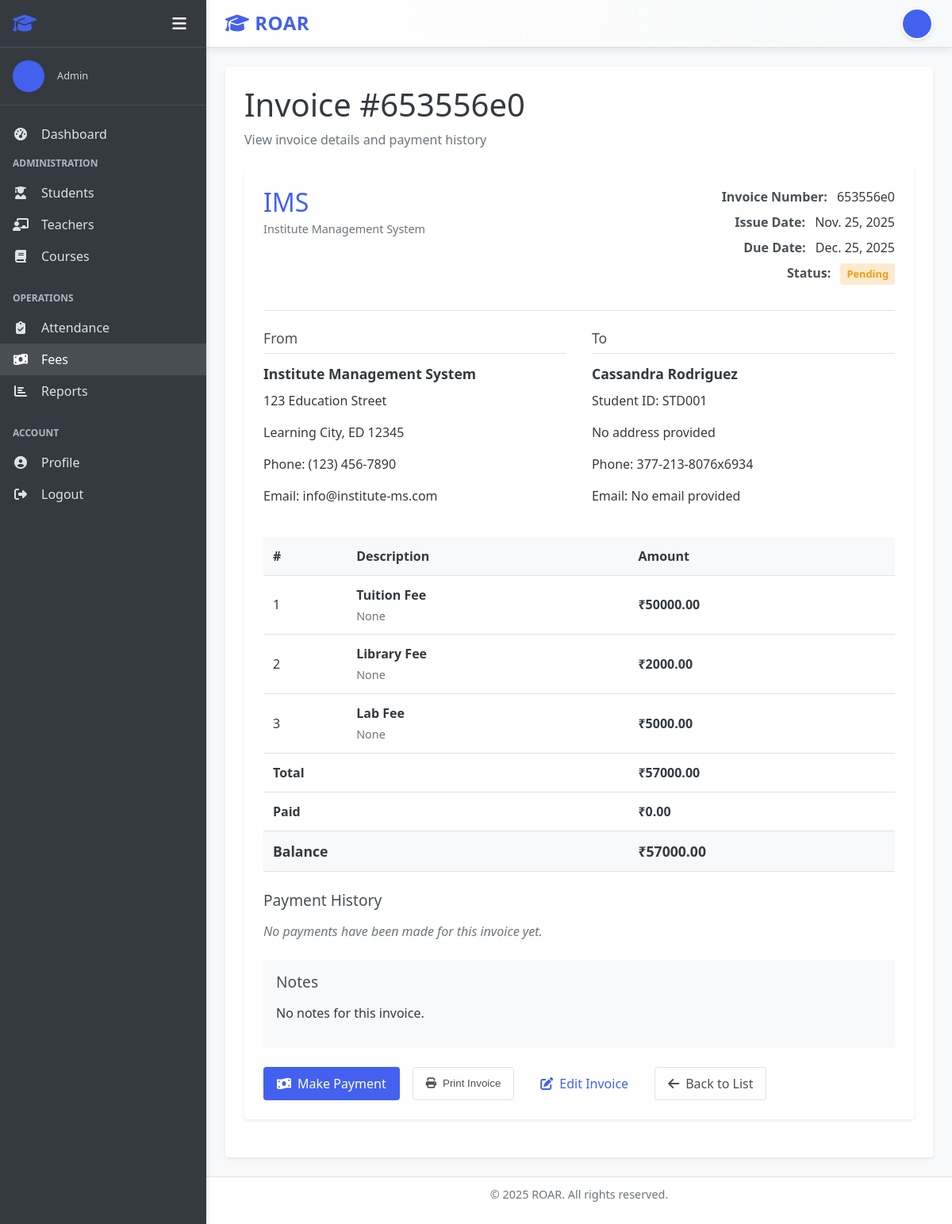
The page /fees/invoices/1/ (signed in) on the database its author committed.
### accounts/models.py (models this page shows, shortened)
class User(AbstractUser):
    USER_TYPE_CHOICES = (
        ('admin', 'Admin'),
        ('teacher', 'Teacher'),
        ('student', 'Student'),
    )
    user_type = models.CharField(max_length=10, choices=USER_TYPE_CHOICES, default='student')
    profile_pic = models.ImageField(upload_to='profile_pics/', null=True, blank=True)
    address = models.TextField(null=True, blank=True)
    mobile = models.CharField(max_length=15, null=True, blank=True)
    @property
    def is_admin(self):
        return self.user_type == 'admin'
    @property
    def is_teacher(self):
        return self.user_type == 'teacher'
    @property
    def is_student(self):
        return self.user_type == 'student'

### fees/models.py (models this page shows, shortened)
class FeeInvoice(models.Model):
    STATUS_CHOICES = (
        ('pending', 'Pending'),
        ('paid', 'Paid'),
        ('overdue', 'Overdue'),
        ('cancelled', 'Cancelled'),
    )
    invoice_number = models.CharField(max_length=20, unique=True, default=uuid.uuid4)
    student = models.ForeignKey(Student, on_delete=models.CASCADE, related_name='fee_invoices')
    total_amount = models.DecimalField(max_digits=10, decimal_places=2)
    paid_amount = models.DecimalField(max_digits=10, decimal_places=2, default=0)
    status = models.CharField(max_length=10, choices=STATUS_CHOICES, default='pending')
    due_date = models.DateField()
    issue_date = models.DateField(auto_now_add=True)
    notes = models.TextField(blank=True, null=True)
    @property
    def balance(self):
        return self.total_amount - self.paid_amount
    class Meta:
        ordering = ['-issue_date']

class FeeInvoiceItem(models.Model):
    invoice = models.ForeignKey(FeeInvoice, on_delete=models.CASCADE, related_name='items')
    category = models.ForeignKey(FeeCategory, on_delete=models.CASCADE)
    amount = models.DecimalField(max_digits=10, decimal_places=2)
    description = models.CharField(max_length=255, blank=True, null=True)

class FeeCategory(models.Model):
    name = models.CharField(max_length=100)
    description = models.TextField(blank=True, null=True)
    amount = models.DecimalField(max_digits=10, decimal_places=2)
    is_recurring = models.BooleanField(default=True, help_text='Whether this fee is charged regularly')
    class Meta:
        verbose_name_plural = 'Fee Categories'

### students/models.py (models this page shows, shortened)
class Student(models.Model):
    user = models.OneToOneField(User, on_delete=models.CASCADE, related_name='student_profile')
    student_id = models.CharField(max_length=20, unique=True)
    date_of_birth = models.DateField(null=True, blank=True)
    gender = models.CharField(max_length=10, choices=(('male', 'Male'), ('female', 'Female'), ('other', 'Other')))
    parent_name = models.CharField(max_length=100, null=True, blank=True)
    parent_mobile = models.CharField(max_length=15, null=True, blank=True)
    admission_date = models.DateField(auto_now_add=True)
    class Meta:
        ordering = ['user__first_name', 'user__last_name']

### fees/views.py (the view)
# urls.py: path('invoices/<int:pk>/', views.FeeInvoiceDetailView.as_view(), name='fee_invoice_detail'),
class FeeInvoiceDetailView(LoginRequiredMixin, DetailView):
    model = FeeInvoice
    template_name = 'fees/fee_invoice_detail.html'
    context_object_name = 'invoice'
    def get_context_data(self, **kwargs):
        context = super().get_context_data(**kwargs)
        context['items'] = self.object.items.all()
        context['payments'] = self.object.payments.all()
        return context

### templates/fees/fee_invoice_detail.html (shortened to what this page needs)
{% extends "base.html" %}
{% block content %}
<div class="dashboard-header">
    <h1>Invoice #{{ invoice.invoice_number }}</h1>
    <p>View invoice details and payment history</p>
</div>
<div class="invoice-container">
    <div class="invoice-header">
        <div class="invoice-logo">
            <h2>IMS</h2>
            <p>Institute Management System</p>
        </div>
        <div class="invoice-info">
            <div class="info-item">
                <span class="label">Invoice Number:</span>
                <span class="value">{{ invoice.invoice_number }}</span>
            </div>
            <div class="info-item">
                <span class="label">Issue Date:</span>
                <span class="value">{{ invoice.issue_date }}</span>
            </div>
            <div class="info-item">
                <span class="label">Due Date:</span>
                <span class="value">{{ invoice.due_date }}</span>
            </div>
            <div class="info-item">
                <span class="label">Status:</span>
                <span class="value status-badge {% if invoice.status == 'paid' %}status-paid{% elif invoice.status == 'pending' %}status-pending{% elif invoice.status == 'overdue' %}status-overdue{% else %}status-cancelled{% endif %}">
                    {{ invoice.get_status_display }}
                </span>
            </div>
        </div>
    </div>
    <div class="invoice-parties">
        <div class="from-party">
            <h3>From</h3>
            <p class="party-name">Institute Management System</p>
            <p>123 Education Street</p>
            <p>Learning City, ED 12345</p>
            <p>Phone: (123) 456-7890</p>
            <p>Email: info@institute-ms.com</p>
        </div>
        <div class="to-party">
            <h3>To</h3>
            <p class="party-name">{{ invoice.student.user.get_full_name }}</p>
            <p>Student ID: {{ invoice.student.student_id }}</p>
            <p>{{ invoice.student.user.address|default:"No address provided" }}</p>
            <p>Phone: {{ invoice.student.user.mobile|default:"No phone provided" }}</p>
            <p>Email: {{ invoice.student.user.email|default:"No email provided" }}</p>
        </div>
    </div>
    <div class="invoice-items">
        <table class="invoice-table">
            <thead>
                <tr>
                    <th>#</th>
                    <th>Description</th>
                    <th>Amount</th>
                </tr>
            </thead>
            <tbody>
                {% for item in items %}
                <tr>
                    <td>{{ forloop.counter }}</td>
                    <td>
                        <div class="item-name">{{ item.category.name }}</div>
                        <div class="item-description">{{ item.description|default:item.category.description }}</div>
                    </td>
                    <td class="amount">₹{{ item.amount|floatformat:2 }}</td>
                </tr>
                {% empty %}
                <tr>
                    <td colspan="3" class="text-center">No items found for this invoice.</td>
                </tr>
                {% endfor %}
            </tbody>
            <tfoot>
                <tr>
                    <td colspan="2" class="text-right">Total</td>
                    <td class="amount">₹{{ invoice.total_amount|floatformat:2 }}</td>
                </tr>
                <tr>
                    <td colspan="2" class="text-right">Paid</td>
                    <td class="amount">₹{{ invoice.paid_amount|floatformat:2 }}</td>
                </tr>
                <tr class="balance-row">
                    <td colspan="2" class="text-right">Balance</td>
                    <td class="amount">₹{{ invoice.balance|floatformat:2 }}</td>
                </tr>
            </tfoot>
        </table>
    </div>
    <div class="invoice-payments">
        <h3>Payment History</h3>
        {% if payments %}
        <table class="payment-table">
            <thead>
                <tr>
                    <th>Receipt #</th>
                    <th>Date</th>
                    <th>Method</th>
                    <th>Transaction ID</th>
                    <th>Amount</th>
                </tr>
            </thead>
            <tbody>
                {% for payment in payments %}
                <tr>
                    <td>{{ payment.receipt_number }}</td>
                    <td>{{ payment.payment_date }}</td>
                    <td>{{ payment.get_payment_method_display }}</td>
                    <td>{{ payment.transaction_id|default:"-" }}</td>
                    <td class="amount">₹{{ payment.amount|floatformat:2 }}</td>
                </tr>
                {% endfor %}
            </tbody>
        </table>
        {% else %}
        <p class="no-payments">No payments have been made for this invoice yet.</p>
        {% endif %}
    </div>
    <div class="invoice-notes">
        <h3>Notes</h3>
        <p>{{ invoice.notes|default:"No notes for this invoice." }}</p>
    </div>
    <div class="invoice-actions">
        {% if invoice.status != 'paid' and invoice.status != 'cancelled' %}
        <a href="{% url 'create_payment_for_invoice' invoice.id %}" class="btn btn-primary">
            <i class="fas fa-money-bill-wave"></i> Make Payment
        </a>
        {% endif %}
        <button onclick="window.print()" class="btn btn-outline">
            <i class="fas fa-print"></i> Print Invoice
        </button>
        {% if user.is_admin %}
        <a href="{% url 'fee_invoice_update' invoice.id %}" class="btn btn-warning">
            <i class="fas fa-edit"></i> Edit Invoice
        </a>
        {% endif %}
        <a href="{% if user.is_admin %}{% url 'fee_invoice_list' %}{% else %}{% url 'student_fee_list' %}{% endif %}" class="btn btn-outline">
            <i class="fas fa-arrow-left"></i> Back to List
        </a>
    </div>
</div>
{% endblock %}

### templates/base.html (shortened to what this page needs)
<!DOCTYPE html>
<html lang="en">
<head>
    <link rel="stylesheet" href="/static/css/style.css">
    <link rel="stylesheet" href="https://cdnjs.cloudflare.com/ajax/libs/font-awesome/6.4.0/css/all.min.css">
</head>
<body>
    <div class="app-container {% if not user.is_authenticated %}auth-page{% endif %}">
        {% if user.is_authenticated %}
        <aside class="sidebar">
            <div class="sidebar-header">
                <h2><i class="fas fa-graduation-cap"></i> </h2>
                <div class="sidebar-controls">
                    <button class="sidebar-toggle" id="sidebarToggle">
                        <i class="fas fa-bars"></i>
                    </button>
                </div>
            </div>
            <div class="sidebar-user">
                {% if user.profile_pic %}
                    <img src="{{ user.profile_pic.url }}" alt="{{ user.get_full_name }}" class="user-avatar">
                {% else %}
                    <div class="user-avatar-placeholder">
                    </div>
                {% endif %}
                <div class="user-info">
                    <p class="user-role">{{ user.get_user_type_display }}</p>
                </div>
            </div>
            <nav class="sidebar-nav">
                <ul>
                    <li><a href="{% url 'dashboard' %}" class="{% if request.path == '/' %}active{% endif %}">
                        <i class="fas fa-tachometer-alt"></i> <span class="menu-text">Dashboard</span>
                    </a></li>
                    {% if user.is_admin %}
                    <li class="nav-section">
                        <span class="nav-section-title">Administration</span>
                        <ul>
                            <li><a href="{% url 'student_list' %}" class="{% if '/students/' in request.path %}active{% endif %}">
                                <i class="fas fa-user-graduate"></i> <span class="menu-text">Students</span>
                            </a></li>
                            <li><a href="{% url 'teacher_list' %}" class="{% if '/teachers/' in request.path %}active{% endif %}">
                                <i class="fas fa-chalkboard-teacher"></i> <span class="menu-text">Teachers</span>
                            </a></li>
                            <li><a href="{% url 'course_list' %}" class="{% if '/courses/' in request.path %}active{% endif %}">
                                <i class="fas fa-book"></i> <span class="menu-text">Courses</span>
                            </a></li>
                        </ul>
                    </li>
                    <li class="nav-section">
                        <span class="nav-section-title">Operations</span>
                        <ul>
                            <li><a href="{% url 'attendance_record_list' %}" class="{% if '/attendance/' in request.path %}active{% endif %}">
                                <i class="fas fa-clipboard-check"></i> <span class="menu-text">Attendance</span>
                            </a></li>
                            <li><a href="{% url 'fee_invoice_list' %}" class="{% if '/fees/' in request.path %}active{% endif %}">
                                <i class="fas fa-money-bill-wave"></i> <span class="menu-text">Fees</span>
                            </a></li>
                            <li><a href="{% url 'report_dashboard' %}" class="{% if '/reports/' in request.path %}active{% endif %}">
                                <i class="fas fa-chart-bar"></i> <span class="menu-text">Reports</span>
                            </a></li>
                        </ul>
                    </li>
                    {% endif %}
                    <li class="nav-section">
                        <span class="nav-section-title">Account</span>
                        <ul>
                            <li><a href="{% url 'profile' %}">
                                <i class="fas fa-user-circle"></i> <span class="menu-text">Profile</span>
                            </a></li>
                            <li><a href="{% url 'logout' %}">
                                <i class="fas fa-sign-out-alt"></i> <span class="menu-text">Logout</span>
                            </a></li>
                        </ul>
                    </li>
                </ul>
            </nav>
        </aside>
        {% endif %}
        <main class="main-content {% if not user.is_authenticated %}auth-main{% endif %}">
            {% if user.is_authenticated %}
            <header class="main-header">
                <div class="header-left">
                    <h1><i class="fas fa-graduation-cap"></i> ROAR</h1>
                </div>
                <div class="header-right">
                    <div class="header-user">
                        <a href="{% url 'profile' %}" class="user-profile-link">
                            {% if user.profile_pic %}
                            <img src="{{ user.profile_pic.url }}" alt="{{ user.get_full_name }}" class="user-avatar-small">
                            {% else %}
                            <div class="user-avatar-small-placeholder">
                            </div>
                            {% endif %}
                        </a>
                    </div>
                </div>
            </header>
            {% endif %}
            <div class="content-wrapper">
                <div class="content">
                    {% block content %}{% endblock %}
                </div>
            </div>
            <footer class="main-footer">
                <p>&copy; {% now "Y" %} ROAR. All rights reserved.</p>
            </footer>
        </main>
    </div>
</body>
</html>

### rows shown on the page
User: user_type "Admin"
FeeInvoice: invoice_number "653556e0", issue_date "Nov. 25, 2025", due_date "Dec. 25, 2025", status "Pending", student.user.get_full_name "Cassandra Rodriguez", student.student_id "STD001", student.user.address "No address provided", student.user.mobile "377-213-8076x6934", student.user.email "No email provided", total_amount "57000.00", paid_amount "0.00", balance "57000.00", notes "No notes for this invoice."
FeeInvoiceItem: category.name "Tuition Fee", description "None", amount "50000.00"
FeeInvoiceItem: category.name "Library Fee", description "None", amount "2000.00"
FeeInvoiceItem: category.name "Lab Fee", description "None", amount "5000.00"
